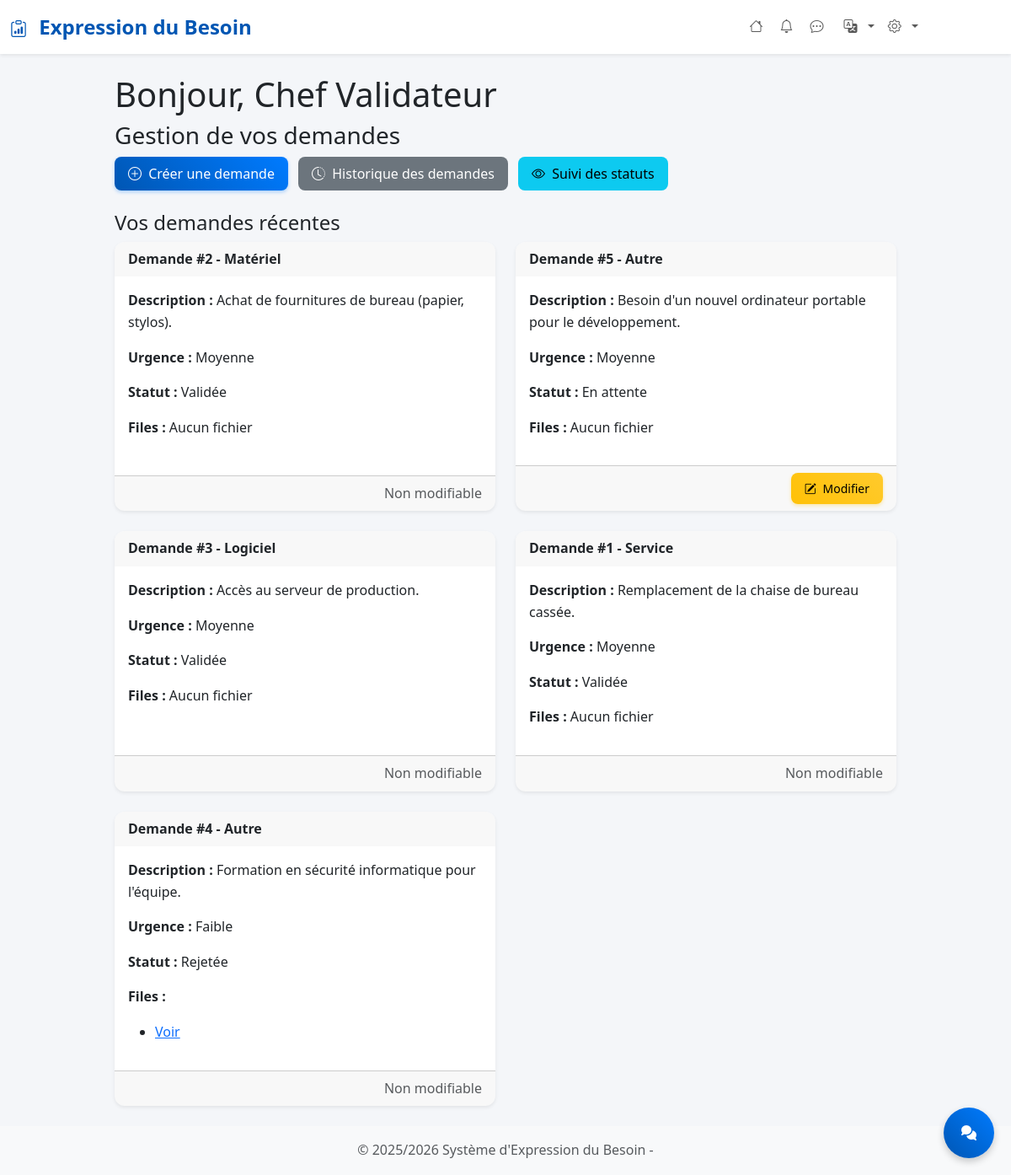
Page /dashboard-demandeur.php (signed in) on the earlier database version.
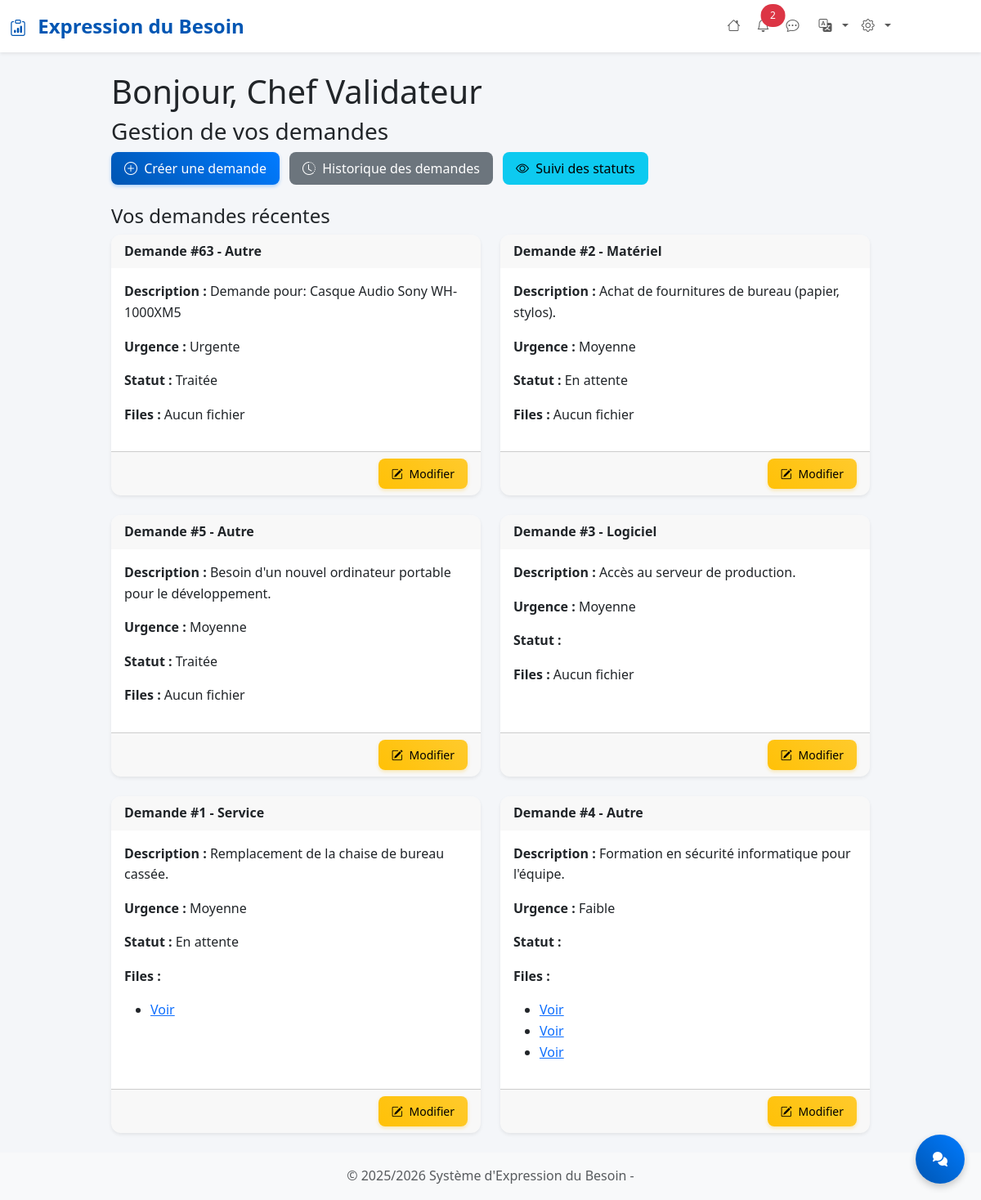
Same page on the later database version.
### tables this page shows
CREATE TABLE `demandes` (
  `id` int(11) NOT NULL,
  `user_id` int(11) NOT NULL,
  `type_besoin_id` int(11) NOT NULL,
  `description` text NOT NULL,
  `urgence` enum('Faible','Moyenne','Urgente') NOT NULL DEFAULT 'Faible',
  `statut` enum('En attente','En cours de validation','Traitée') NOT NULL DEFAULT 'En attente',
  `date_creation` datetime DEFAULT current_timestamp()
);

CREATE TABLE `types_besoins` (
  `id` int(11) NOT NULL,
  `libelle` varchar(100) NOT NULL
);

CREATE TABLE `pieces_jointes` (
  `id` int(11) NOT NULL,
  `demande_id` int(11) NOT NULL,
  `chemin_fichier` varchar(255) NOT NULL,
  `date_ajout` datetime DEFAULT current_timestamp()
);

### includes/functions.php (called while the page is built, shortened)
<?php
function getUnreadNotificationCount(int $serviceId,$isAdmin = 0): int {
    $pdo = getConnection();
    $stmt = $pdo->prepare("SELECT COUNT(*) FROM notifications WHERE service_id = :service_id AND seen = 0");
    $stmt->execute([':service_id' => $serviceId]);
    return (int) $stmt->fetchColumn();
}
$allowed_languages = ['fr', 'en'];
$FrenchArray = [
    'header_title' => 'Expression du Besoin',
    'greeting' => 'Bonjour',
    'gestion_demande'=>'Gestion de vos demandes',
    'create_request'=>'Créer une demande',
    'historique_demande'=>'Historique des demandes',
    'suivi_status'=>'Suivi des statuts',
    'recent_request'=>'Vos demandes récentes',
    'demande'=>'Demande',
    'Fichiers'=>'Files',
    'modify'=>'Modifier',
    'accueil' => 'Accueil',
    'langue'=>'Language'
];
$EnglishArray = [
    'header_title'      => 'Request Flow',
    'greeting'          => 'Hello',
    'gestion_demande'   => 'Manage your requests',
    'create_request'    => 'Create a request',
    'historique_demande'=> 'Request history',
    'suivi_status'      => 'Status tracking',
    'recent_request'    => 'Your recent requests',
    'demande'           => 'Request',
    'Fichiers'          => 'Files',
    'modify'            => 'Edit',
    'accueil'           => 'Home',
    'langue'            => 'Langue',
];
function getSetence($key){
    global $FrenchArray, $EnglishArray, $allowed_languages;
    $lang = $_SESSION['lang'] ?? 'fr';
    if ($lang === 'fr') {
        return $FrenchArray[$key] ?? $key;
    } else {
        return $EnglishArray[$key] ?? $key;
    }
}
?>

### dashboard-demandeur.php (the view, shortened to what this page needs)
<?php
include 'includes/header.php';
$conn = getConnection();
$user_id = $_SESSION['user_id'];
?>
<div class="container mt-4">
    <h1><?php echo getSetence('greeting'); ?>, <?php echo htmlspecialchars($_SESSION['user_nom']); ?> </h1>
    <h3><?php echo getSetence('gestion_demande'); ?></h3>
    <div class="mb-4">
        <a href="create_demande.php" class="btn btn-primary me-2">
            <i class="bi bi-plus-circle me-1"></i> <?php echo getSetence('create_request'); ?>
        </a>
        <a href="historique_demande.php" class="btn btn-secondary me-2">
            <i class="bi bi-clock-history me-1"></i> <?php echo getSetence('historique_demande'); ?>
        </a>
        <a href="suivi_statut.php" class="btn btn-info me-2">
            <i class="bi bi-eye me-1"></i> <?php echo getSetence('suivi_status'); ?>
        </a>
    </div>
    <h4><?php echo getSetence('recent_request'); ?></h4>
    <?php
    try {
        $stmt = $conn->prepare("
            SELECT d.*, t.libelle AS type_besoin
            FROM demandes d
            JOIN types_besoins t ON d.type_besoin_id = t.id
            WHERE d.user_id = :user_id
            ORDER BY d.date_creation DESC
            LIMIT 10
        ");
        $stmt->bindParam(':user_id', $user_id, PDO::PARAM_INT);
        $stmt->execute();
        $besoins = $stmt->fetchAll(PDO::FETCH_ASSOC);
    } catch (PDOException $e) {
        die("Erreur lors de la récupération des demandes : " . $e->getMessage());
    }
    ?>
    <?php if (count($besoins) > 0): ?>
    <div class="row">
        <?php foreach ($besoins as $besoin): ?>
        <div class="col-md-6 mb-4">
            <div class="card h-100 shadow-sm">
                <div class="card-header">
                    <?php echo getSetence('demande'); ?> #<?php echo $besoin['id']; ?> - <?= htmlspecialchars($besoin['type_besoin']) ?>
                </div>
                <div class="card-body">
                    <p><strong>Description :</strong> <?= htmlspecialchars($besoin['description']) ?></p>
                    <p><strong>Urgence :</strong> <?= htmlspecialchars($besoin['urgence']) ?></p>
                    <p><strong>Statut :</strong> <?= htmlspecialchars($besoin['statut']) ?></p>
                    <?php
                        $stmtFiles = $conn->prepare("SELECT * FROM pieces_jointes WHERE demande_id = :demande_id");
                        $stmtFiles->execute([':demande_id' => $besoin['id']]);
                        $fichiers = $stmtFiles->fetchAll(PDO::FETCH_ASSOC);
                    ?>
                    <p><strong><?php echo getSetence('Fichiers'); ?> :</strong>
                        <?php if ($fichiers): ?>
                    <ul>
                        <?php foreach ($fichiers as $f): ?>
                        <li><a href="<?= htmlspecialchars($f['fichier']) ?>" target="_blank">Voir</a></li>
                        <?php endforeach; ?>
                    </ul>
                    <?php else: ?>
                    Aucun fichier
                    <?php endif; ?>
                    </p>
                </div>
                <div class="card-footer text-end">
                    <?php if (!in_array($besoin['statut'], ['Validée','Rejetée'])): ?>
                    <a href="modifier_demande.php?id=<?= $besoin['id'] ?>" class="btn btn-sm btn-warning">
                        <i class="bi bi-pencil-square me-1"></i> <?php echo getSetence('modify'); ?>
                    </a>
                    <?php else: ?>
                    <span class="text-muted">Non modifiable</span>
                    <?php endif; ?>
                </div>
            </div>
        </div>
        <?php endforeach; ?>
    </div>
    <?php else: ?>
    <p>Vous n'avez encore créé aucune demande.</p>
    <?php endif; ?>
</div>
<?php include 'includes/footer.php'; ?>

### includes/header.php (shortened to what this page needs)
<?php
require_once __DIR__ . '/functions.php';
$unreadCount = getUnreadNotificationCount($_SESSION['user_service'] ?? 0,
    isset($_SESSION['user_role']) && $_SESSION['user_role'] === 'Administrateur' ? 1 : 0
);
?>
<!DOCTYPE html>
<html lang="fr">
<head>
    <link href="https://cdn.jsdelivr.net/npm/bootstrap@5.3.2/dist/css/bootstrap.min.css" rel="stylesheet">
    <link href="https://cdn.jsdelivr.net/npm/bootstrap-icons@1.11.2/font/bootstrap-icons.css" rel="stylesheet">
    <link rel="stylesheet" href="assets/css/style.css">
    <link rel="stylesheet" href="https://cdnjs.cloudflare.com/ajax/libs/font-awesome/7.0.1/css/all.min.css"
 />
</head>
<body>
    <nav class="navbar navbar-expand-lg navbar-light bg-white shadow-sm">
        <div class="container-fluid">
            <div class="navbar-brand flex align-items-center">
                <i id="my-toggler" class="bi bi-clipboard-data me-2" style="cursor: pointer; font-size: 1.25rem;"></i>
                <a class="navbar-brand" href="/besoins/index.php">
                    <?php echo getSetence('header_title'); ?>
                </a>
            </div>
            <div class="collapse navbar-collapse" id="navbarNav">
                <ul class="navbar-nav ms-auto">
                    <li class="nav-item">
                        <a class="nav-link" href="/besoins/index.php">
                            <i class="bi bi-house me-1"></i>
                        </a>
                    </li>
                    <?php if($_SESSION['user_role'] != 'Demandeur'): ?>
                    <li class="nav-item position-relative">
                        <a class="nav-link" href="/besoins/pages/notifications.php">
                            <i class="bi bi-bell me-1"></i>
                            <?php if (!empty($unreadCount) && $unreadCount > 0): ?>
                            <span
                                class="position-absolute -top-2 start-1 translate-middle badge rounded-pill bg-danger">
                                <?= $unreadCount ?>
                            </span>
                            <?php endif; ?>
                        </a>
                    </li>
                    <li class="nav-item position-relative">
                        <a class="nav-link" href="/besoins/chat/list_conversations.php">
                         <i class="bi bi-chat-dots me-2"></i>
                        </a>
                    </li>
                    <?php endif; ?>
                   <li class="nav-item dropdown">
                        <a class="nav-link dropdown-toggle" href="#" id="changeLang" role="button" data-bs-toggle="dropdown">
                            <i class="bi bi-translate me-1"></i>
                        </a>
                    </li>
                    <li class="nav-item dropdown me-custom">
                        <a class="nav-link dropdown-toggle" href="#" id="navbarDropdown" role="button"
                            data-bs-toggle="dropdown">
                            <i class="bi bi-gear me-1"></i>
                        </a>
                    </li>
                </ul>
            </div>
        </div>
    </nav>
    <div class="container-fluid">
        <div class="row">
            <main class="col-md-9 ms-sm-auto mx-auto col-lg-10 px-md-4">

### includes/footer.php (shortened to what this page needs)
</div>
</div>
<button id="chatToggleBtn" class="btn btn-primary position-fixed" style="bottom: 20px; right: 20px; z-index: 1000; border-radius: 50%; width: 60px; height: 60px; box-shadow: 0 4px 8px rgba(0,0,0,0.2);">
    <i class="fas fa-comments"></i>
</button>
                <footer class="bg-light text-center text-muted py-3">
                    <div class="container">
                        <p class="mb-0">
                            &copy; 2025/2026 Système d'Expression du Besoin -
                        </p>
                    </div>
                </footer>
                </body>
                </html>

### assets/css/style.css (style rules this page uses)
:root { --primary-color: #0056b3; --secondary-color: #6c757d; --success-color: #198754; --info-color: #0dcaf0; --warning-color: #ffc107; --danger-color: #dc3545; --light-color: #f8f9fa; --dark-color: #212529; --border-radius: 8px; --box-shadow: 0 4px 6px rgba(0,0,0,0.07); --transition: all 0.3s ease; }
body { background-color: #f4f6f9; font-family: 'Segoe UI', Tahoma, Geneva, Verdana, sans-serif; line-height: 1.6; }
.navbar-brand { font-weight: 700; color: var(--primary-color) !important; font-size: 1.5rem; }
.card { border: none; box-shadow: var(--box-shadow); border-radius: 12px; transition: transform 0.2s ease, box-shadow 0.2s ease; overflow: hidden; }
.card-header { border-bottom: none; font-weight: 600; border-radius: 12px 12px 0 0 !important; }
.btn { border-radius: var(--border-radius); font-weight: 500; transition: var(--transition); border: none; padding: 0.5rem 1rem; }
.btn-primary { background: linear-gradient(45deg, #0056b3, #007bff); box-shadow: 0 2px 4px rgba(0,123,255,0.3); }
.btn-warning { background: linear-gradient(45deg, #ffc107, #ffca2c); box-shadow: 0 2px 4px rgba(255,193,7,0.3); color: #000; }
.badge { font-size: 0.75rem; padding: 0.5rem 0.75rem; border-radius: 20px; font-weight: 500; }
.fade-in-up { animation: fadeInUp 0.6s ease-out; }

### includes/header.php (style rules this page uses)
:root { --primary-color: #0056b3; --secondary-color: #6c757d; --success-color: #198754; --info-color: #0dcaf0; --warning-color: #ffc107; --danger-color: #dc3545; --light-color: #f8f9fa; --dark-color: #212529; }
body { background-color: #f4f6f9; font-family: 'Segoe UI', Tahoma, Geneva, Verdana, sans-serif; }
.navbar-brand { font-weight: 700; color: var(--primary-color) !important; }
.card { border: none; box-shadow: 0 4px 6px rgba(0, 0, 0, 0.07); border-radius: 12px; transition: transform 0.2s ease, box-shadow 0.2s ease; }
.btn { border-radius: 8px; font-weight: 500; transition: all 0.3s ease; }
.btn-primary { background: linear-gradient(45deg, #0056b3, #007bff); border: none; }
.badge { font-size: 0.75rem; padding: 0.5rem 0.75rem; border-radius: 20px; }
.me-custom { margin-right: 90px !important; }

Differences in the rows shown:
added demandes: id "63", type_besoin.libelle "Autre", description "Demande pour: Casque Audio Sony WH-1000XM5", urgence "Urgente", statut "Traitée", shows "Aucun fichier"
changed demandes "Achat de fournitures de bureau (papier, stylos).": statut "Validée" → "En attente"; no longer shows "Non modifiable"
changed demandes "Besoin d'un nouvel ordinateur portable pour le développement.": statut "En attente" → "Traitée"
changed demandes "Accès au serveur de production.": statut "Validée" → (not shown)
changed demandes "Remplacement de la chaise de bureau cassée.": statut "Validée" → "En attente"; no longer shows "Aucun fichier"; no longer shows "Non modifiable"
changed demandes "Formation en sécurité informatique pour l'équipe.": statut "Rejetée" → (not shown)
Other differences:
$unreadCount: (not shown) → "2"
